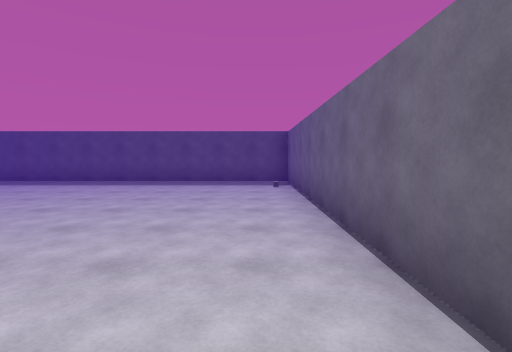
View 1 (above)

24 first-person views from a walk through a Unity game level. The camera is 1.5 m above the floor, tilts 4° down and sees 85° across. The floor is counted in squares, 2 m on a side. Each view is taken from the middle of a square. On the plan, view 1 faces up. The plan holds only what a view shows up to about 10 squares ahead; the rest is blank. The place goes on beyond the plan. The player is left out. Some animated figures are left out. Surface patterns are stand-ins for the level's own textures.

View 2
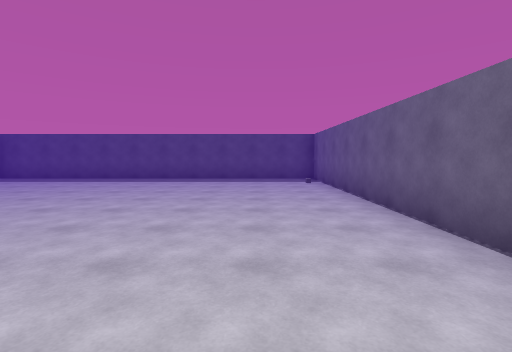

View 3
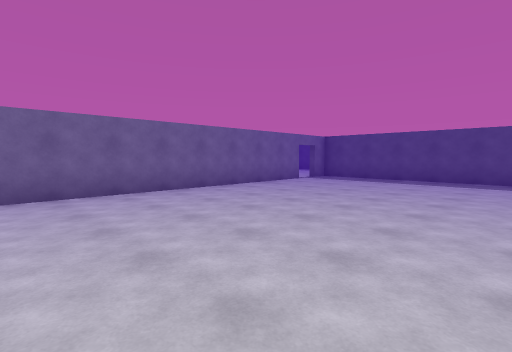

View 4
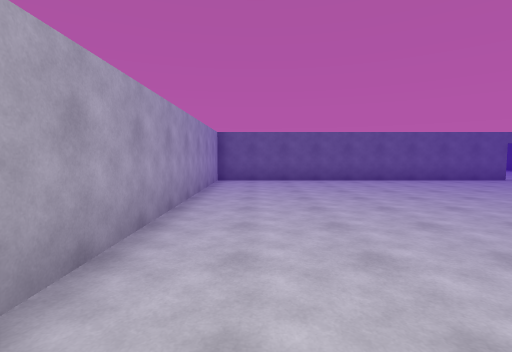

View 5
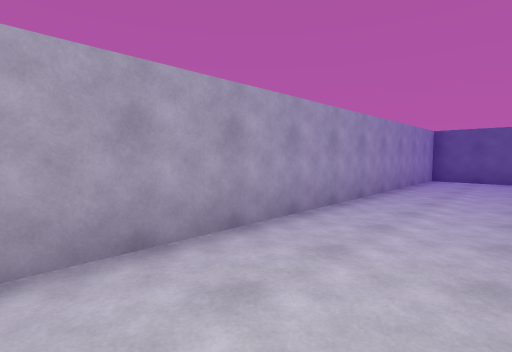

View 6
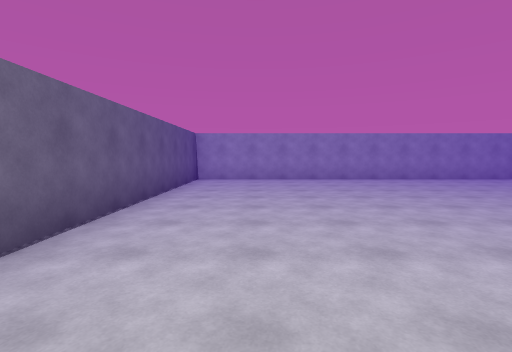

View 7
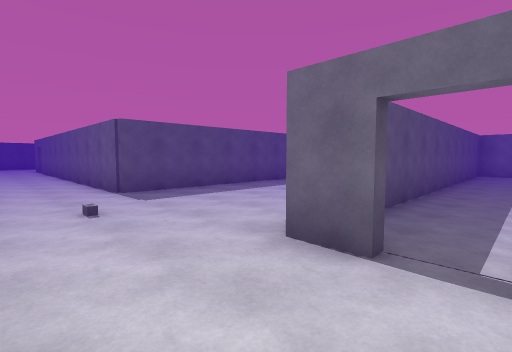

View 8
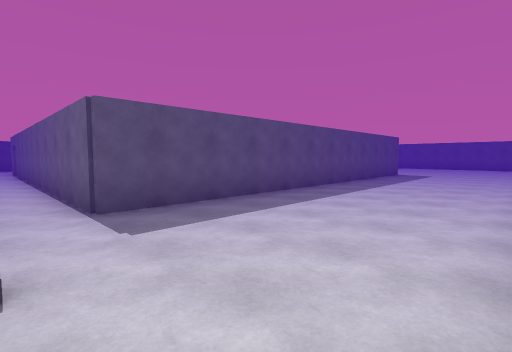

View 9
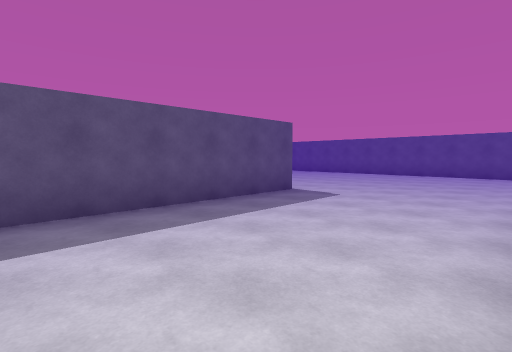

View 10
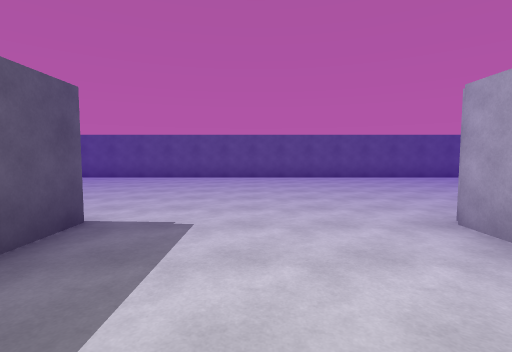

View 11
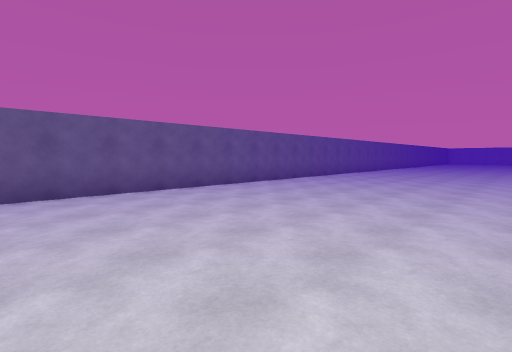

View 12
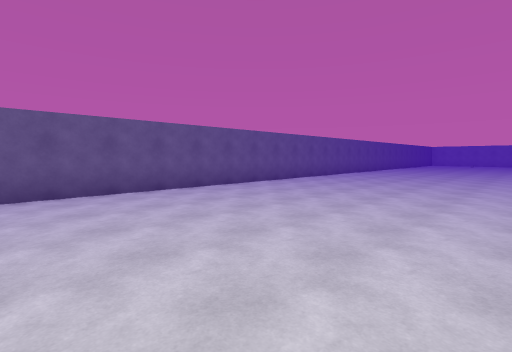

View 13
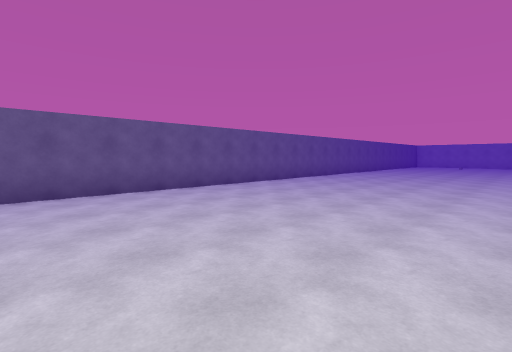

View 14
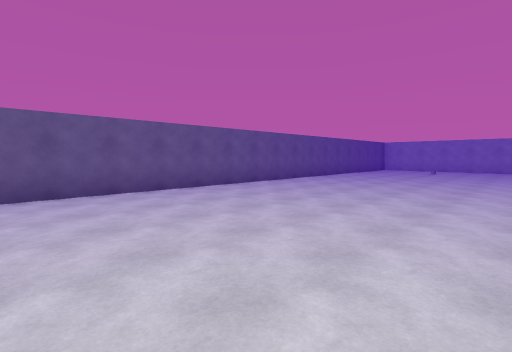

View 15
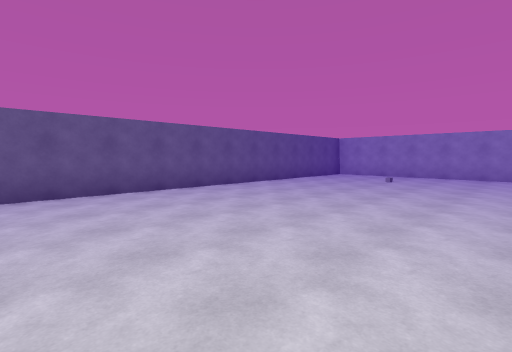

View 16
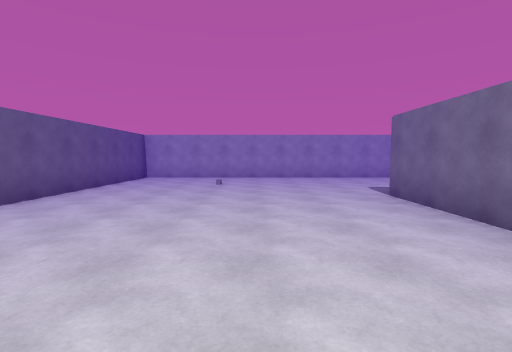

View 17
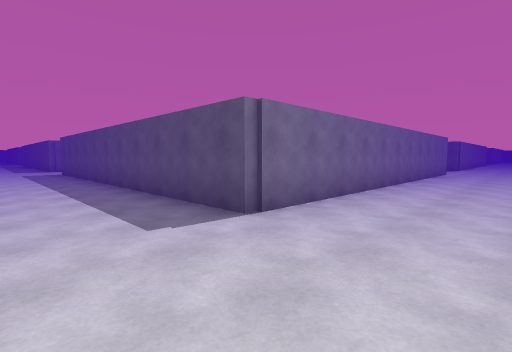

View 18
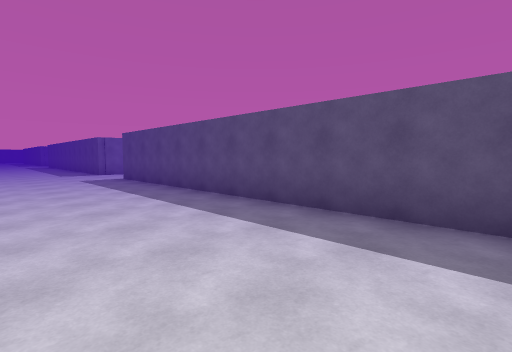

View 19
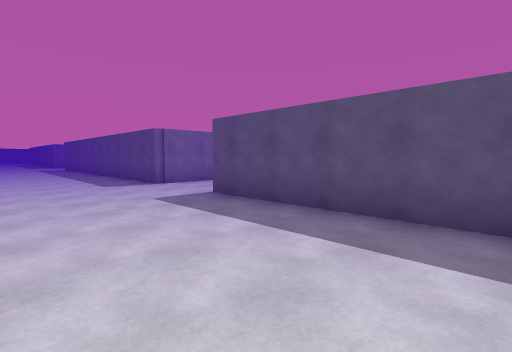

View 20
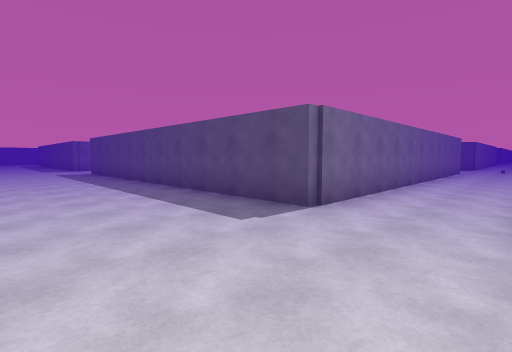

View 21
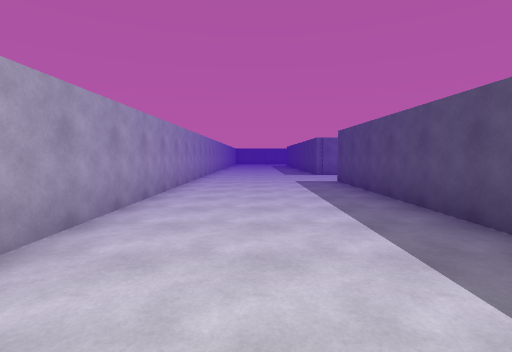

View 22
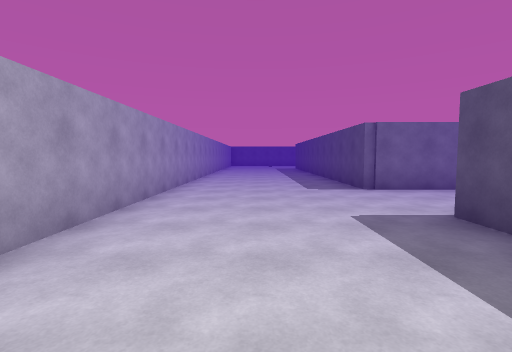

View 23
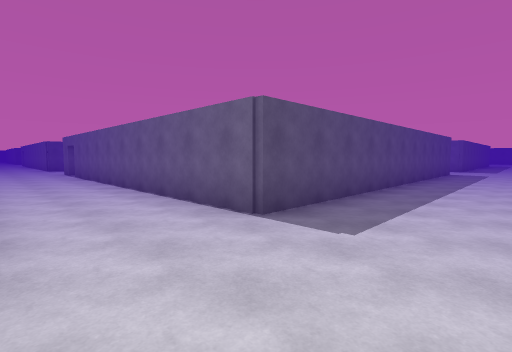

View 24
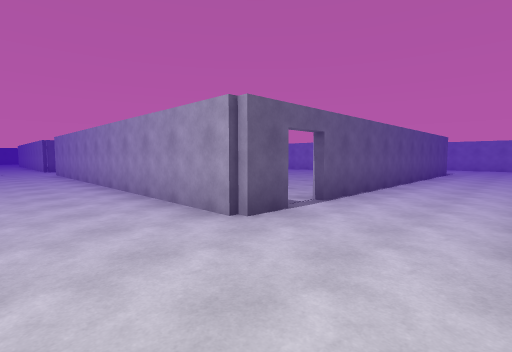

### Floor plan
Points are (right, up) in squares from view 1. A wall is a line through its corners. A room is listed if a view was taken in it or the views show most of it. See-through windows are left out.
Room 1 (views 1, 2, 3, 4, 5, 6)
walls: (-9.8, 6.9) (-9.8, -2.2) (1, -2.2) (1, 8.5) (-9.8, 8.5)
ways out: opening at (-9, 7) to room 2
Room 2 (views 7, 8, 9, 10, 11, 12, 13, 14, 15, 16, 17, 18, 19, 20, 21, 22, 23, 24)
walls: (-12.3, -9.1) (-12.3, -17.5) (-23.5, -17.5) (-23.5, -8.1); (1.4, -8.4) (1.4, -17.5) (-9.8, -17.5); (-10, 7.8) (-10, 8.8); (-23.5, -7.2) (-23.5, -6.2) (-14, -6.2); (0.4, 8.8) (1.2, 8.8); (-0.9, -21.9) (7.9, -21.9) (7.9, 14.5); (1.2, 13) (-10, 13) (-10, 14.5); (-26.3, -15.4) (-26.3, -17.5) (-28.5, -17.5); (-28.5, -21.9) (-17, -21.9)
ways out: opening at (-9, 7) to room 1; opening at (-23, -8)

Where each view was taken, in squares from view 1:
view 1: 0 up, 0 right, facing up
view 2: 1 down, 1 left, facing up
view 3: 1 down, 4 left, facing up-left
view 4: 1 down, 1 left, facing left
view 5: 0 up, 0 right, facing down-left
view 6: 7 up, 1 left, facing down
view 7: 7 up, 12 left, facing up-right
view 8: 9 up, 11 left, facing up-right
view 9: 9 up, 4 left, facing up-right
view 10: 11 up, 2 left, facing right
view 11: 10 up, 2 right, facing down-right
view 12: 4 up, 2 right, facing down-right
view 13: 0 up, 2 right, facing down-right
view 14: 6 down, 2 right, facing down-right
view 15: 11 down, 2 right, facing down-right
view 16: 12 down, 4 right, facing down
view 17: 20 down, 4 right, facing up-left
view 18: 21 down, 0 right, facing up-left
view 19: 21 down, 5 left, facing up-left
view 20: 21 down, 10 left, facing up-left
view 21: 20 down, 15 left, facing left
view 22: 20 down, 20 left, facing left
view 23: 20 down, 26 left, facing up-right
view 24: 4 down, 26 left, facing down-right
